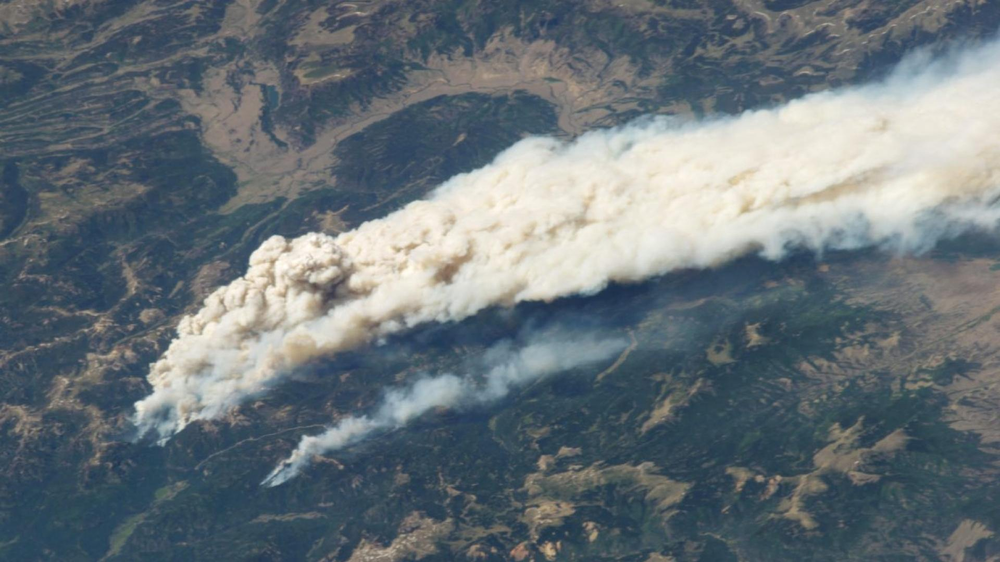
%> input picture Experiment-8/Air_Pollution_Image_5.png, 1000 x 562 px, shrunk from 1920 x 1080 before the run
$ octave Samar_Patel_Edge_Detection.m   (GNU Octave 9; MATLAB toolbox functions it lacks are replaced by stand-ins)
%> lines starting %> are read from the running program, lines starting %| are printed output that depends on the picture
% Created by Samar Patel, BT22ECE075
% Edge Detection Without Using Standard Functions and Other Operators

clc;
clear;
close all;

% Read the input image
img = imread('Air_Pollution_Image_5.png');  % Replace with your image file
%> img is the input picture: size 562x1000x3 uint8; mean R, G, B 105.1, 115.3, 121.2
gray_img = rgb2gray(img);   % Convert to grayscale
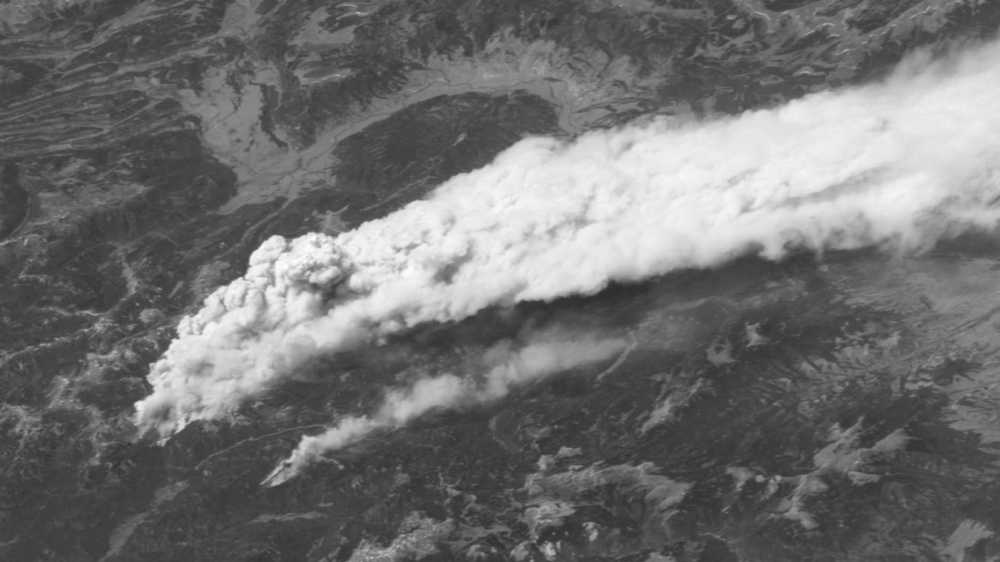
%> gray_img: size 562x1000 uint8; min 45, max 253, mean 112.9

% Display Original Image
figure;
imshow(img);
title('Original Image');

%% Edge Detection Without Using Standard Functions

% Define Sobel filters manually
Gx = [-1 0 1; -2 0 2; -1 0 1];  % Sobel operator for X direction
Gy = [-1 -2 -1; 0 0 0; 1 2 1];  % Sobel operator for Y direction

% Perform convolution manually
Ix = conv2(double(gray_img), Gx, 'same');  % Convolve with Gx
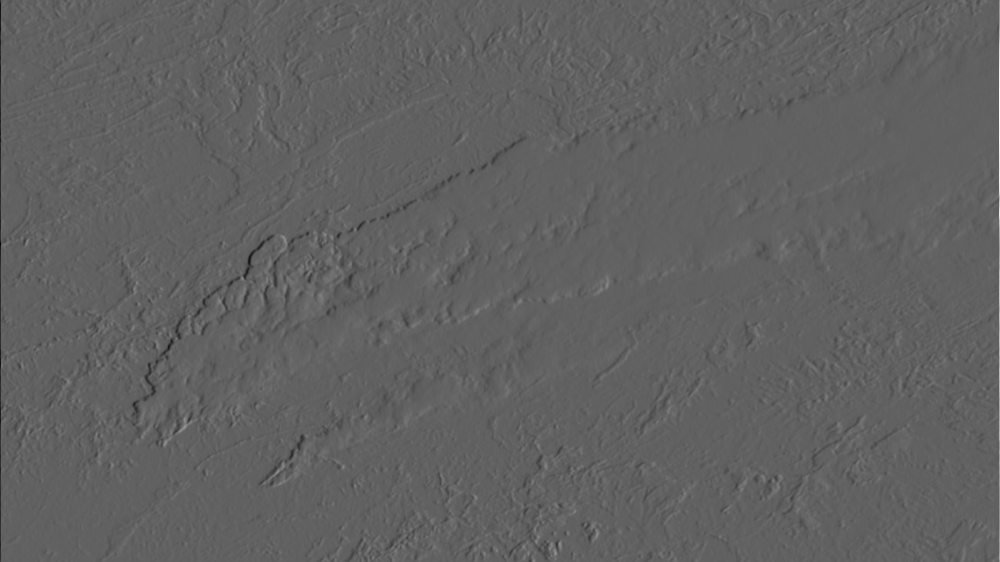
%> Ix: size 562x1000 double; min -566, max 915, mean -0.2; drawn with min black and max white
Iy = conv2(double(gray_img), Gy, 'same');  % Convolve with Gy
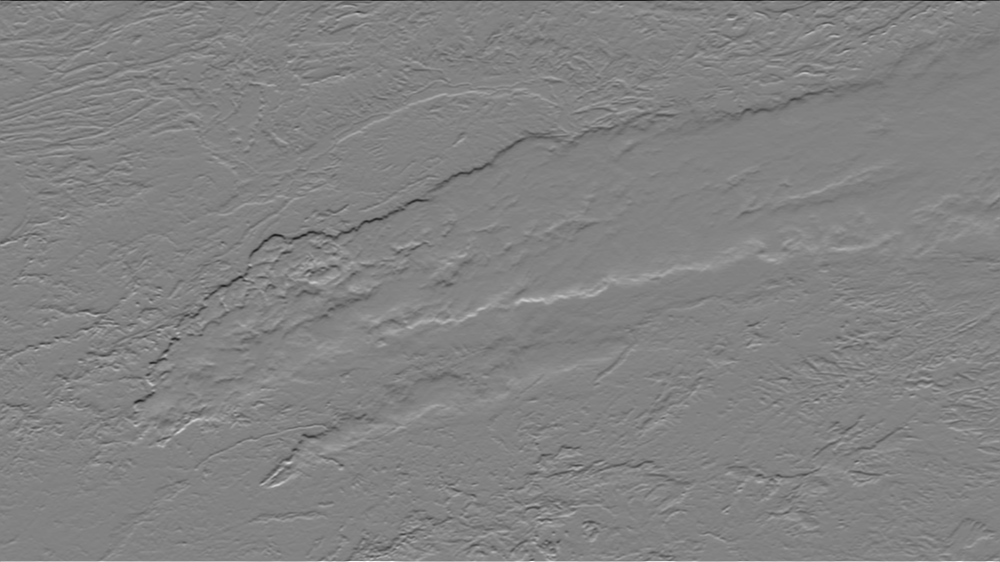
%> Iy: size 562x1000 double; min -608, max 580, mean 0.1; drawn with min black and max white

% Compute Gradient Magnitude
Gradient_Mag = sqrt(Ix.^2 + Iy.^2);  % Magnitude of the gradient

% Normalize the result (0-255)
Gradient_Mag = uint8(255 * (Gradient_Mag / max(Gradient_Mag(:))));
%> Gradient_Mag: size 562x1000 uint8

% Apply thresholding for edge detection
threshold = 50;  % You can adjust this value
Edge_Image = Gradient_Mag > threshold;
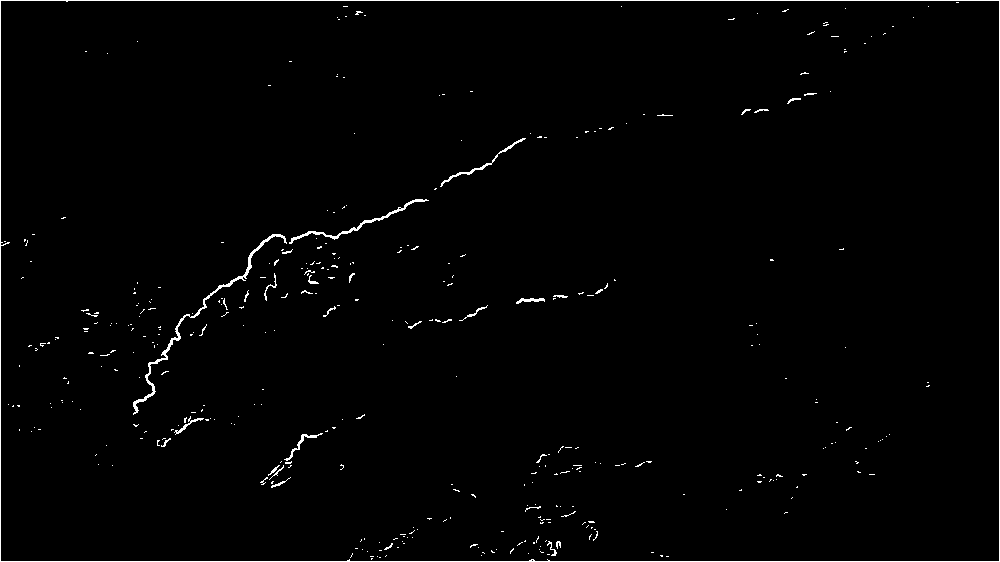
%> Edge_Image: size 562x1000 logical; 1.3% white in thin lines or dots

% Display Results for Manual Edge Detection
figure;
subplot(1,3,1), imshow(gray_img), title('Grayscale Image');
subplot(1,3,2), imshow(Gradient_Mag), title('Gradient Magnitude');
subplot(1,3,3), imshow(Edge_Image), title('Edge Detected Image (Manual)');

%% Edge Detection Using Standard Functions

% Apply Sobel edge detection
BW_sobel = edge(gray_img, 'sobel');
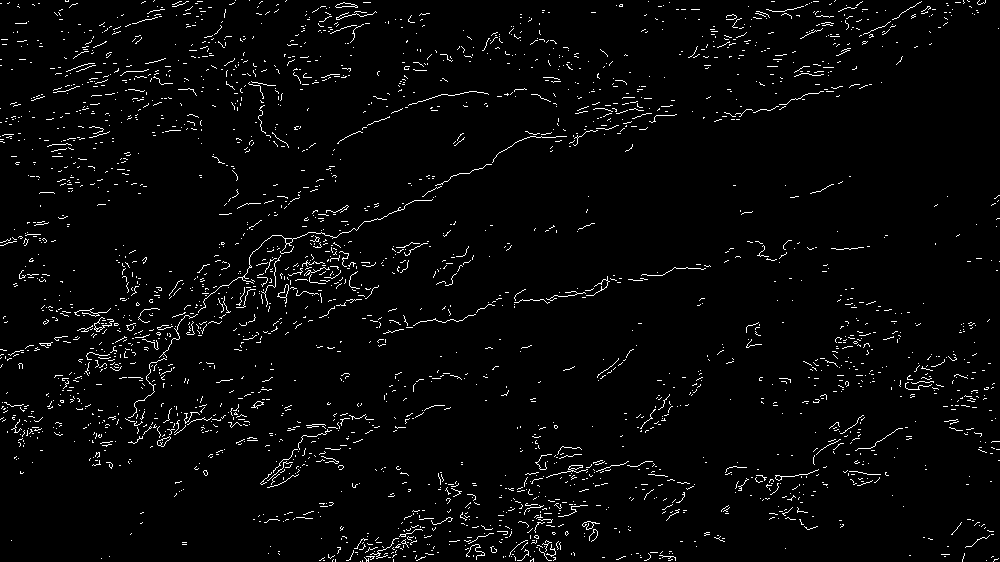
%> BW_sobel: size 562x1000 logical; 2.9% white in thin lines or dots
figure;
imshow(BW_sobel);
title('Sobel Edge Detection (Standard Function)');

% Apply Prewitt edge detection
BW_prewitt = edge(gray_img, 'prewitt');
%> BW_prewitt: size 562x1000 logical; 2.9% white in thin lines or dots
figure;
imshow(BW_prewitt);
title('Prewitt Edge Detection (Standard Function)');

% Apply Roberts edge detection
BW_roberts = edge(gray_img, 'roberts');
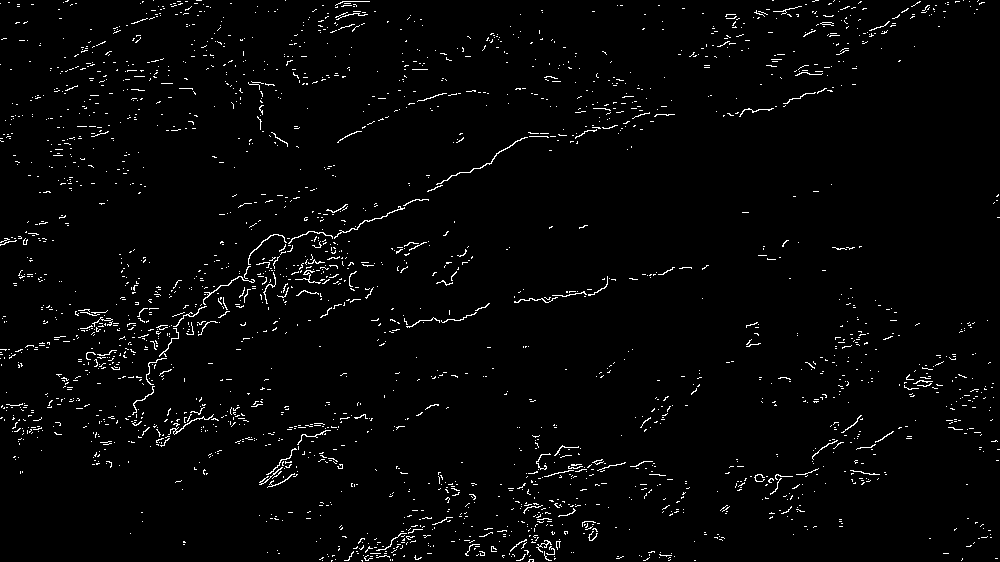
%> BW_roberts: size 562x1000 logical; 2.3% white in thin lines or dots
figure;
imshow(BW_roberts);
title('Roberts Edge Detection (Standard Function)');

% Apply Canny edge detection
BW_canny = edge(gray_img, 'canny');
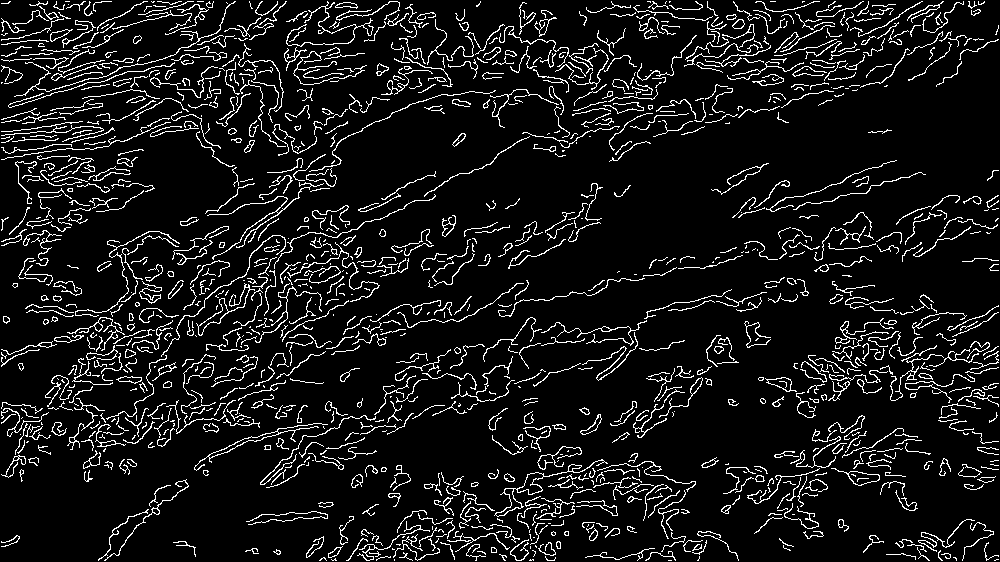
%> BW_canny: size 562x1000 logical; 9% white in thin lines or dots
figure;
imshow(BW_canny);
title('Canny Edge Detection (Standard Function)');
